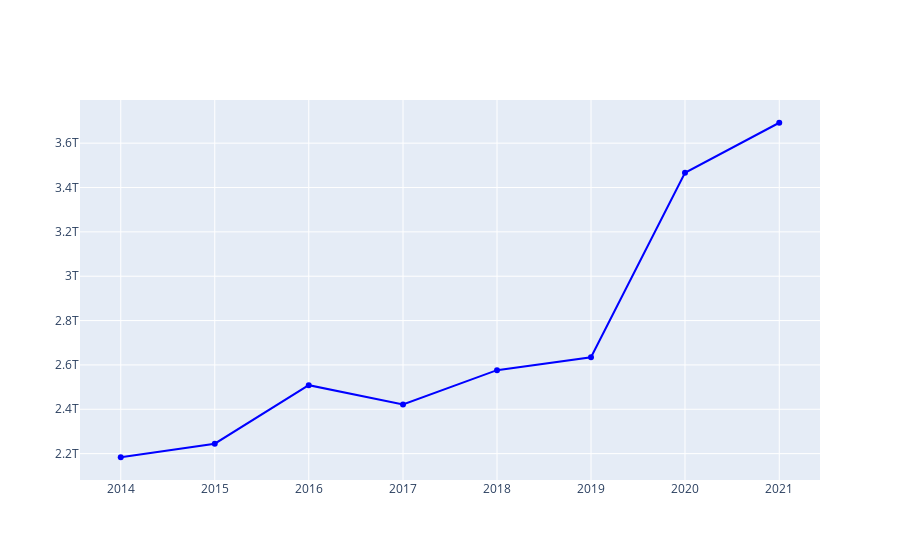

Write notebook code for a chart like this one.
### Code cell
import plotly.graph_objects as go


fig = go.Figure([go.Scatter(x=acumulado_orcamento_anos.index
                            , y=acumulado_orcamento_anos.orcamento_empenhado,marker = {'color' : 'blue'})])
fig.show()

### Figure 1 — Plotly figure (JSON) as saved in the notebook; plotly's stock layout.template omitted (floating-point values rounded to 4 significant figures)
{"data": [{"marker": {"color": "blue"}, "type": "scatter", "x": ["2014-01-01T00:00:00", "2015-01-01T00:00:00", "2016-01-01T00:00:00", "2017-01-01T00:00:00", "2018-01-01T00:00:00", "2019-01-01T00:00:00", "2020-01-01T00:00:00", "2021-01-01T00:00:00"], "y": [2184000000000.0, 2245000000000.0, 2509000000000.0, 2421000000000.0, 2576000000000.0, 2634000000000.0, 3467000000000.0, 3692000000000.0]}], "layout": {"autosize": true, "xaxis": {"autorange": true, "range": ["2013-07-31 15:28:55.2848", "2021-06-03 08:31:04.7152"], "type": "date"}, "yaxis": {"autorange": true, "range": [2059000000000.0, 3817000000000.0], "type": "linear"}}}
